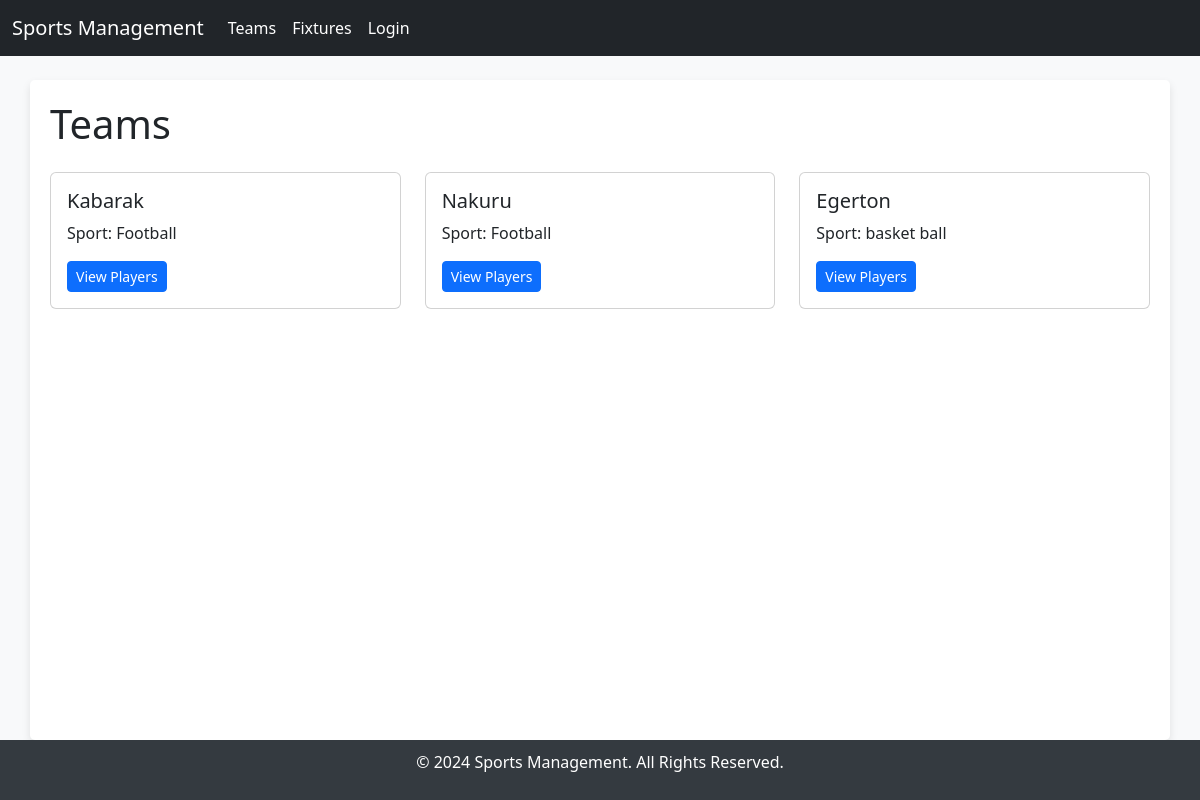
Screenshot of /teams/ with the database file from the repository.
### sports/models.py (models this page shows, shortened)
class Team(models.Model):
    name = models.CharField(max_length=200)
    coach = models.ForeignKey(User, on_delete=models.CASCADE)
    sport = models.ForeignKey(Sport, on_delete=models.CASCADE)

class Sport(models.Model):
    name = models.CharField(max_length=100)

### sports/views.py (the view)
# urls.py: path('teams/', views.team_list, name='team_list'),
def team_list(request):
    teams = Team.objects.all()
    return render(request, 'teams_list.html', {'teams': teams})

### sports/templates/teams_list.html (shortened to what this page needs)
{% extends 'base.html' %}
{% block content %}
<h1 class="mb-4">Teams</h1>
<div class="row">
    {% for team in teams %}
    <div class="col-md-4">
        <div class="card mb-4">
            <div class="card-body">
                <h5 class="card-title">{{ team.name }}</h5>
                <p class="card-text">Sport: {{ team.sport.name }}</p>
                <a href="{% url 'team_detail' team.id %}" class="btn btn-primary btn-sm">View Players</a>
            </div>
        </div>
    </div>
    {% empty %}
    <p>No teams available.</p>
    {% endfor %}
</div>
{% endblock %}

### sports/templates/base.html (style rules this page uses)
html, body { height: 100%; margin: 0; }
body { display: flex; flex-direction: column; background-color: #f8f9fa; }

### rows the page displays
Team: name "Kabarak", sport.name "Football"
Team: name "Nakuru", sport.name "Football"
Team: name "Egerton", sport.name "basket ball"
